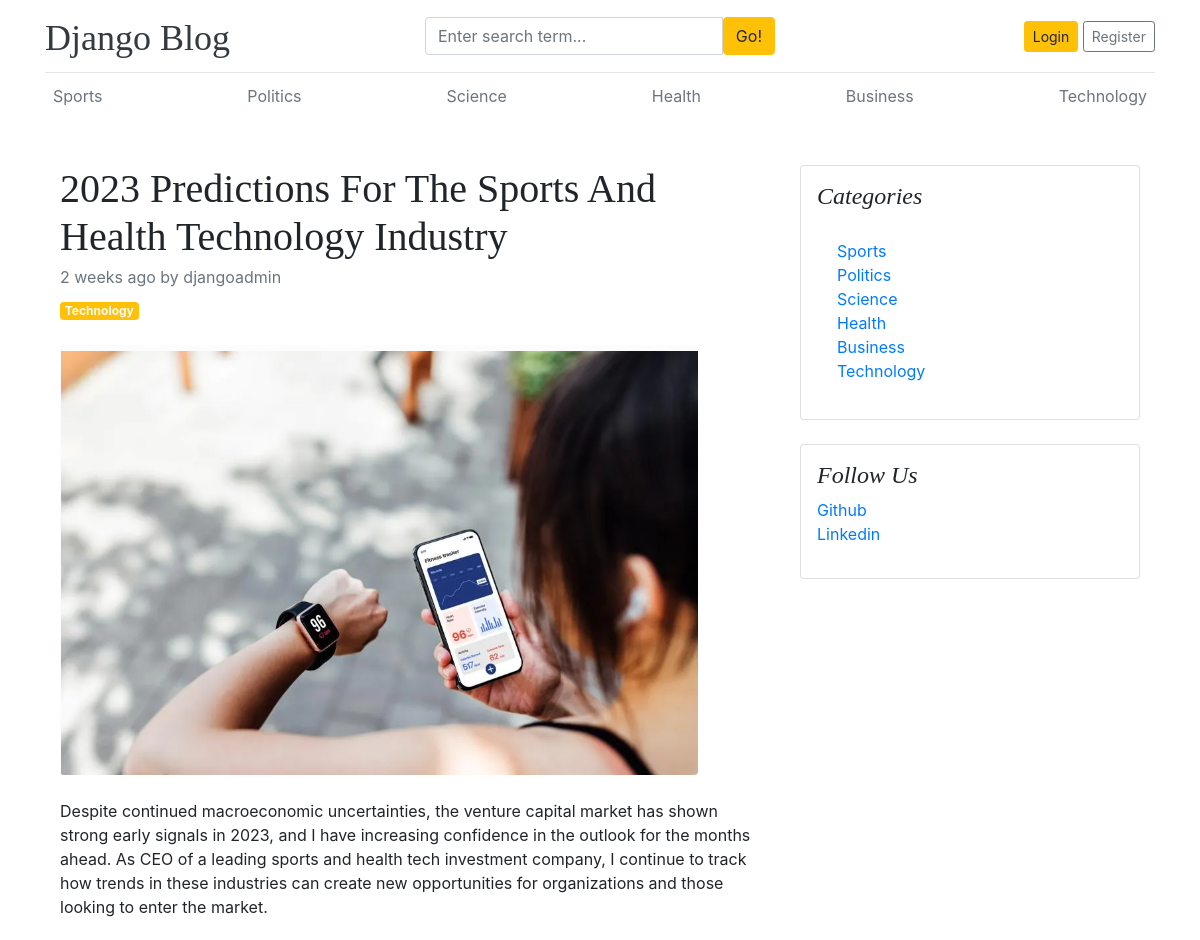
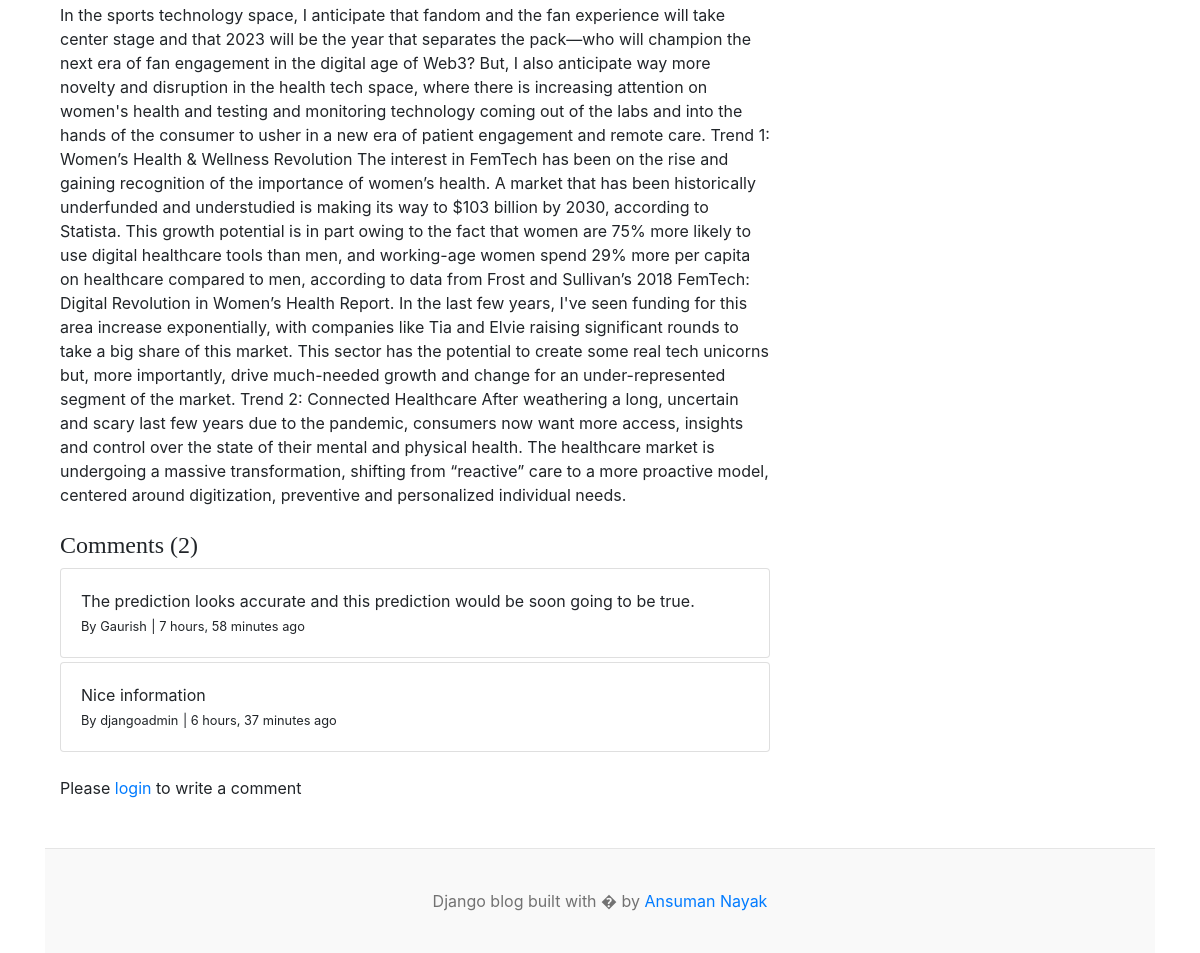
Screenshot of /blogs/2023-predictions-for-the-sports-and-health-technology-industry/ with the database file from the repository (2 pictures, top to bottom).
### blogs/models.py (models this page shows, shortened)
class Category(models.Model):
    category_name=models.CharField(max_length=50, unique=True)
    created_at=models.DateTimeField(auto_now_add=True)
    updated_at=models.DateTimeField(auto_now=True)
    class Meta:
        verbose_name_plural='categories'
    def __str__(self):
        return self.category_name

class Blog(models.Model):
    title=models.CharField(max_length=100)
    slug=models.SlugField(max_length=150, unique=True, blank=True)
    category=models.ForeignKey(Category,on_delete=models.CASCADE)
    author=models.ForeignKey(User, on_delete=models.CASCADE)
    featured_image=models.ImageField(upload_to='uploads/%Y/%m/%d')
    short_description=models.TextField(max_length=500)
    blog_body=models.TextField(max_length=2000)
    status=models.CharField(max_length=20,choices=STATUS_CHOICES, default="Draft")
    is_featured=models.BooleanField(default=False)
    created_at=models.DateTimeField(auto_now_add=True)
    updated_at=models.DateTimeField(auto_now=True)

class Comment(models.Model):
    user=models.ForeignKey(User, on_delete=models.CASCADE)
    blog=models.ForeignKey(Blog, on_delete=models.CASCADE)
    comment=models.TextField(max_length=250)
    created_at=models.DateTimeField(auto_now_add=True)
    updated_at=models.DateTimeField(auto_now=True)
    def __str__(self):
        return self.comment

class SocialLink(models.Model):
    platform=models.CharField(max_length=25)
    link=models.URLField(max_length=100)
    created_at=models.DateTimeField(auto_now_add=True)
    updated_at=models.DateTimeField(auto_now=True)

### blogs/views.py (the view, shortened to what this page needs)
# urls.py: path('blogs/<slug:slug>/', BlogsView.blogs, name='blogs'),
def blogs(request, slug):
    single_blog=get_object_or_404(Blog, slug=slug, status='Published')
    comments=Comment.objects.filter(blog=single_blog) # blog is the field from comment model
    comment_count=comments.count()
    print('Comments =>',comments)
    context= {
        'single_blog': single_blog,
        'comments': comments,
        'comment_count':comment_count,
    }
    return render(request, 'blogs.html',context)

### blogs/context_processors.py (called while the page is built)
def get_categories(request):
    categories=Category.objects.all()
    return dict(categories=categories)

def get_social_links(requests):
    social_links=SocialLink.objects.all()
    return dict(social_links=social_links)

### templates/blogs.html (shortened to what this page needs)
{% extends 'base.html' %} {% block content %}
<div class="container mt-5">
  <div class="row">
    <div class="col-lg-8">
      <article>
        <header class="mb-4">
          <h1 class="fw-bolder mb-1">{{single_blog.title}}</h1>
          <div class="text-muted fst-italic mb-2">
            {{single_blog.created_at | timesince}} ago by {{single_blog.author}}
          </div>
          <a class="badge bg-warning text-decoration-none text-light" href="#!"
            >{{single_blog.category}}</a
          >
        </header>
        <figure class="mb-4">
          <img
            class="img-fluid rounded"
            src="{{single_blog.featured_image.url}}"
            alt="..."
          />
        </figure>
        <section class="mb-5">
          <p class="fs-5 mb-4">{{single_blog.short_description}}</p>
          <p class="fs-5 mb-4">{{single_blog.blog_body}}</p>
          <h4>Comments ({{comment_count}})</h4>
          {% if comments %} {% for comment in comments %}
          <div class="card mt-1">
            <div class="card-body">
              <p class="card-text mb-0">{{comment}}</p>
              <span>
                <small>By {{comment.user}}</small>
                <small> | {{comment.created_at | timesince }} ago</small>
              </span>
            </div>
          </div>
          {% endfor %} {% else %} No Comments yet.
          {% endif %}
          <br />
          <form action="" method="POST">
            <div class="form-group">
              {% if user.is_authenticated %}
              <textarea
                name="comment"
                class="form-control"
                placeholder="Write your comment"
              ></textarea>
              <input
                type="submit"
                value="Submit"
                class="btn btn-primary mt-2"
              />
            </div>
          </form>
          {% else %}
          <p>
            Please <span><a href="{% url 'login' %}">login</a></span> to write a
            comment
          </p>
          {% endif %}
        </section>
      </article>
    </div>
    <div class="col-lg-4">
      <div class="card mb-4 p-3">
        <h4 class="font-italic">Categories</h4>
        <div class="card-body">
          <div class="row">
            <div class="col-sm-6">
              <ul class="list-unstyled mb-0">
                {% for cat in categories %}
                <li>
                  <a href="{% url 'posts_by_category' cat.id %}"
                    >{{cat.category_name}}</a
                  >
                </li>
                {% endfor %}
              </ul>
            </div>
          </div>
        </div>
      </div>
      {% if social_links %}
      <div class="card mb-4 p-3">
        <h4 class="font-italic">Follow Us</h4>
        <ol class="list-unstyled">
          {% for i in social_links %}
          <li><a href="{{i.link}}" target="_blank">{{i.platform}}</a></li>
          {% endfor %}
        </ol>
      </div>
      {% endif %}
    </div>
  </div>
</div>
{% endblock %}

### templates/base.html (shortened to what this page needs)
{% load static %}
<!DOCTYPE html>
<html lang="en">
  <head>
    <link
      href="https://getbootstrap.com/docs/4.0/dist/css/bootstrap.min.css"
      rel="stylesheet"
    />
    <link href="{% static 'css/blog.css' %}" rel="stylesheet" />
    <link rel="stylesheet" href="https://cdnjs.cloudflare.com/ajax/libs/font-awesome/4.7.0/css/font-awesome.min.css">
  </head>
  <body>
    <div class="container">
      <header class="blog-header py-3">
        <div class="row flex-nowrap justify-content-between align-items-center">
          <div class="col-4 pt-1">
            <a class="blog-header-logo text-dark" href="/">Django Blog</a>
          </div>
          <div class="col-4">
            <form action="{% url 'search' %}" method="get">
              <div class="input-group">
                <input
                  class="form-control"
                  type="text"
                  name="keyword"
                  value="{{keyword}}"
                  placeholder="Enter search term..."
                  aria-label="Enter search term..."
                  aria-describedby="button-search"
                />
                <button type="submit" class="btn btn-warning" id="button-search" type="button">
                  Go!
                </button>
              </div>
            </form>
          </div>
          <div class="col-4 d-flex justify-content-end align-items-center">
            {% if not user.is_authenticated %}
            <a class="btn btn-sm btn-warning" href="{% url 'login' %}">Login</a> &nbsp;
            <a class="btn btn-sm btn-outline-secondary" href="{% url 'register' %}">Register</a>
            {% else %}
            <Span><a href="{% url 'dashboard' %}">Dashboard</a></Span>
            &emsp;
            <span><a href="{% url 'logout' %}">Logout</a></span>
            {% endif %}
          </div>
        </div>
      </header>
      <div class="nav-scroller py-1 mb-2">
        <nav class="nav d-flex justify-content-between">
          {% for categ in categories %}
          <a class="p-2 text-muted" href="{% url 'posts_by_category' categ.id %}">{{categ.category_name}}</a>
          {% endfor %}
        </nav>
      </div>
      {% block content %}
      {% endblock %}
      <footer class="blog-footer">
        <p>Django blog built with � by <a href="#">Ansuman Nayak</a></p>
      </footer>
    </body>
  </html>

### static/css/blog.css (style rules this page uses)
.blog-header { line-height: 1; border-bottom: 1px solid #e5e5e5; }
.blog-header-logo { font-family: "Playfair Display", Georgia, "Times New Roman", serif; font-size: 2.25rem; }
h1, h2, h3, h4, h5, h6 { font-family: "Playfair Display", Georgia, "Times New Roman", serif; }
.nav-scroller { position: relative; z-index: 2; height: 2.75rem; overflow-y: hidden; }
.nav-scroller .nav { display: flex; flex-wrap: nowrap; padding-bottom: 1rem; margin-top: -1px; overflow-x: auto; text-align: center; white-space: nowrap; -webkit-overflow-scrolling: touch; }
.blog-footer { padding: 2.5rem 0; color: #727272; text-align: center; background-color: #f9f9f9; border-top: .05rem solid #e5e5e5; }
.blog-footer p:last-child { margin-bottom: 0; }

### rows the page displays
Category: category_name "Sports"
Category: category_name "Politics"
Category: category_name "Science"
Category: category_name "Health"
Category: category_name "Business"
Category: category_name "Technology"
Blog: title "2023 Predictions For The Sports And Health Technology Industry", created_at "2 weeks", author "djangoadmin", category "Technology", featured_image (picture), short_description "Despite continued macroeconomic uncertainties, the venture capital market has shown strong early signals in 2023, and I have increasing confidence in the outlook for the months ahead. As CEO of a leading sports and health tech investment company, I continue to track how trends in these industries can create new opportunities for organizations and those looking to enter the market.", blog_body "In the sports technology space, I anticipate that fandom and the fan experience will take center stage and that 2023 will be the year that separates the pack—who will champion the next era of fan engagement in the digital age of Web3? But, I also anticipate way more novelty and disruption in the health tech space, where there is increasing attention on women's health and testing and monitoring technology coming out of the labs and into the hands of the consumer to usher in a new era of patient engagement and remote care. Trend 1: Women’s Health & Wellness Revolution The interest in FemTech has been on the rise and gaining recognition of the importance of women’s health. A market that has…"
Comment: comment "The prediction looks accurate and this prediction would be soon going to be true.", user "Gaurish", created_at "7 hours, 58 minutes"
Comment: comment "Nice information", user "djangoadmin", created_at "6 hours, 37 minutes"
SocialLink: platform "Github"
SocialLink: platform "Linkedin"

### other values shown
{{ comment_count }} "2"
